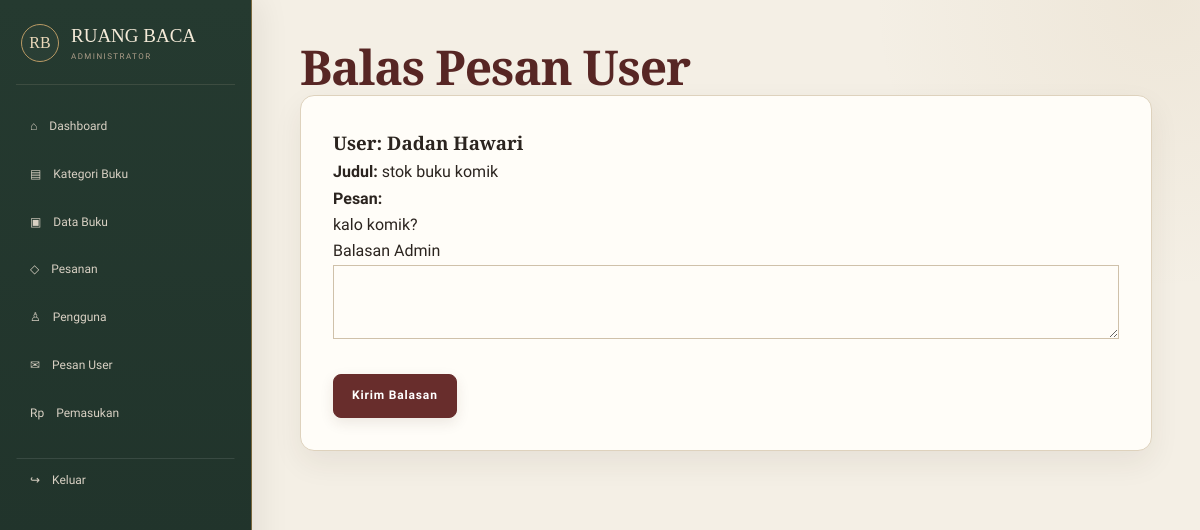
The app's page /admin/balas_pesan.php?id=2 (signed in) with its own data.
### tables this page shows
CREATE TABLE `pesan` (
  `id_pesan` int(11) NOT NULL,
  `id_user` int(11) DEFAULT NULL,
  `judul_pesan` varchar(100) DEFAULT NULL,
  `isi_pesan` text DEFAULT NULL,
  `balasan_admin` text DEFAULT NULL,
  `tanggal` date DEFAULT NULL,
  `status` varchar(50) DEFAULT NULL
);

CREATE TABLE `users` (
  `id_user` int(11) NOT NULL,
  `nama` varchar(100) DEFAULT NULL,
  `email` varchar(100) DEFAULT NULL,
  `password` varchar(255) DEFAULT NULL,
  `alamat` text DEFAULT NULL,
  `role` enum('admin','user') DEFAULT NULL
);

### admin/balas_pesan.php (the view, shortened to what this page needs)
<?php
include "../config/koneksi.php";
$id = $_GET['id'];
$data = mysqli_query(
    $conn,
    "SELECT pesan.*, users.nama
FROM pesan
INNER JOIN users
ON pesan.id_user = users.id_user
WHERE id_pesan='$id'
"
);
$row = mysqli_fetch_assoc($data);
?>
<!DOCTYPE html>
<html>
<head>
    <link rel="stylesheet" href="../css/style.css">
</head>
<body>
    <?php include "../template/sidebar.php"; ?>
    <div class="content">
        <h1>
            Balas Pesan User
        </h1>
        <div class="card">
            <h3>
                User:
                <?= $row['nama']; ?>
            </h3>
            <p>
                <b>
                    Judul:
                </b>
                <?= $row['judul_pesan']; ?>
            </p>
            <p>
                <b>
                    Pesan:
                </b>
            </p>
            <p>
                <?= $row['isi_pesan']; ?>
            </p>
            <form method="POST">
                <label>
                    Balasan Admin
                </label>
                <textarea
                    name="balasan_admin"
                    required></textarea>
                <br><br>
                <button class="btn" name="balas">
                    Kirim Balasan
                </button>
            </form>
        </div>
    </div>
</body>
</html>

### css/style.css (style rules this page uses)
:root { --ink:#2b241f;--paper:#f3eddf;--paper2:#fbf7ee;--wine:#682d2c;--wine2:#4d2020;--forest:#2f4638;--gold:#a88347;--line:#d8c9ae;--muted:#786f63;--white:#fffdf7;--shadow:0 14px 38px rgba(54,38,25,.10) }
* { box-sizing:border-box;margin:0;padding:0 }
html { scroll-behavior:smooth }
body { font-family:'Libre Franklin',Arial,sans-serif;background:var(--paper2);color:var(--ink);line-height:1.65 }
h1,h2,h3,.logo,.sidebar-logo { font-family:'Cormorant Garamond',Georgia,serif }
button,input,select,textarea { font:inherit }
.btn { display:inline-block;background:var(--wine);color:#fff;padding:13px 22px;border:1px solid var(--wine);border-radius:0;margin:0;font-size:12px;font-weight:700;letter-spacing:.07em;cursor:pointer }
.content-user>h1,.user-container>h1,.content>h1 { font-size:46px;color:var(--wine2);line-height:1.05 }
.input-group input,.input-group textarea,.form-admin input,.form-admin textarea,.form-admin select,.card input,.card textarea { width:100%;padding:13px 14px;border:1px solid #cfc1aa;border-radius:0;background:#fffdf8;font-size:14px;outline:none }
.user-card,.stat-card,.card,.about-card,.message-card,.order-card,.table-card,.table-box,.dashboard-box { background:#fffdf8;border:1px solid #ddd0b8;border-radius:0;box-shadow:0 8px 24px rgba(53,40,29,.06) }
.content { margin-left:270px;padding:48px;min-height:100vh;background:#f6f0e5 }
.about-card,.message-card,.order-card,.card { padding:32px }
:root { --radius:12px;--radius-sm:8px;--admin-bg:#f4efe5;--admin-card:#fffdf8;--admin-border:#ded2bd;--ease:cubic-bezier(.2,.8,.2,1) }
body { overflow-x:hidden }
.btn,.action-edit,.action-delete,.btn-detail,.btn-kirim,.btn-selesai,.btn-hapus,.btn-secondary-cart,.btn-login,.btn-register,.filter-btn { border-radius:8px;transition:transform .22s var(--ease),box-shadow .22s var(--ease),background .22s ease,border-color .22s ease;box-shadow:0 5px 14px rgba(70,43,30,.10) }
.btn { padding:11px 18px }
input,select,textarea { transition:border-color .2s ease,box-shadow .2s ease,background .2s ease }
.content { margin-left:252px;padding:42px clamp(28px,4vw,62px) 64px;min-height:100vh;background:radial-gradient(circle at 96% 0,rgba(168,131,71,.08),transparent 24%),var(--admin-bg) }
.content>h1 { font-size:clamp(38px,4vw,52px);letter-spacing:-.025em;margin-bottom:3px;color:#572624 }
.form-admin,.content .card,.content .table-card,.content .table-box { border-radius:14px;border-color:var(--admin-border);box-shadow:0 12px 30px rgba(62,45,31,.07) }
.user-card,.about-card,.message-card,.order-card,.card,.detail-card { border-radius:12px }
:root { --cream-0:#fffaf0;--cream-1:#f8f0df;--cream-2:#efe2ca; --walnut:#3c2b23;--walnut-2:#594035;--burgundy:#6b2d2c; --antique:#ad874c;--soft-line:#dccdb3; }

### records on screen
pesan: id_user.nama "Dadan Hawari", judul_pesan "stok buku komik", isi_pesan "kalo komik?"
